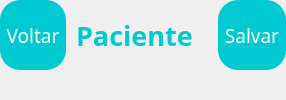
         <widget class="QFrame" name="frame_CabecalhoConsulta">
          <property name="minimumSize">
           <size>
            <width>0</width>
            <height>0</height>
           </size>
          </property>
          <property name="frameShape">
           <enum>QFrame::NoFrame</enum>
          </property>
          <property name="frameShadow">
           <enum>QFrame::Raised</enum>
          </property>
          <layout class="QHBoxLayout" name="horizontalLayout_39">
           <property name="spacing">
            <number>10</number>
           </property>
           <property name="leftMargin">
            <number>0</number>
           </property>
           <property name="topMargin">
            <number>0</number>
           </property>
           <property name="rightMargin">
            <number>0</number>
           </property>
           <property name="bottomMargin">
            <number>30</number>
           </property>
           <item>
            <widget class="QToolButton" name="btn_VoltarConsulta">
             <property name="sizePolicy">
              <sizepolicy hsizetype="Preferred" vsizetype="Preferred">
               <horstretch>0</horstretch>
               <verstretch>0</verstretch>
              </sizepolicy>
             </property>
             <property name="font">
              <font>
               <family>Tw Cen MT</family>
               <pointsize>14</pointsize>
              </font>
             </property>
             <property name="cursor">
              <cursorShape>PointingHandCursor</cursorShape>
             </property>
             <property name="styleSheet">
              <string notr="true">#btn_VoltarConsulta{
background-color: rgb(0, 201, 210);
border-radius: 20px;
color: White;
}

#btn_VoltarConsulta:hover{
background-color: rgb(0, 123, 127);
border-radius: 20px;
}</string>
             </property>
             <property name="text">
              <string>Voltar</string>
             </property>
             <property name="icon">
              <iconset resource="../Img/Img_Main_/Icons_Img.qrc">
               <normaloff>:/Icons/icon_Voltar.png</normaloff>:/Icons/icon_Voltar.png</iconset>
             </property>
             <property name="iconSize">
              <size>
               <width>40</width>
               <height>45</height>
              </size>
             </property>
             <property name="toolButtonStyle">
              <enum>Qt::ToolButtonTextBesideIcon</enum>
             </property>
            </widget>
           </item>
           <item>
            <widget class="QLabel" name="label_NomeDoPaciente">
             <property name="font">
              <font>
               <family>Tw Cen MT</family>
               <pointsize>20</pointsize>
               <weight>75</weight>
               <bold>true</bold>
              </font>
             </property>
             <property name="styleSheet">
              <string notr="true">#label_NomeDoPaciente{
color: rgb(0, 201, 210)
}</string>
             </property>
             <property name="text">
              <string>Paciente</string>
             </property>
            </widget>
           </item>
           <item>
            <spacer name="horizontalSpacer_18">
             <property name="orientation">
              <enum>Qt::Horizontal</enum>
             </property>
             <property name="sizeHint" stdset="0">
              <size>
               <width>15</width>
               <height>20</height>
              </size>
             </property>
            </spacer>
           </item>
           <item>
            <widget class="QToolButton" name="btn_SalvarConsulta">
             <property name="sizePolicy">
              <sizepolicy hsizetype="Preferred" vsizetype="Preferred">
               <horstretch>0</horstretch>
               <verstretch>0</verstretch>
              </sizepolicy>
             </property>
             <property name="font">
              <font>
               <family>Tw Cen MT</family>
               <pointsize>14</pointsize>
              </font>
             </property>
             <property name="cursor">
              <cursorShape>PointingHandCursor</cursorShape>
             </property>
             <property name="styleSheet">
              <string notr="true">#btn_SalvarConsulta{
background-color: rgb(0, 201, 210);
border-radius: 20px;
color: White;
}

#btn_SalvarConsulta:hover{
background-color: rgb(0, 123, 127);
border-radius: 20px;
}</string>
             </property>
             <property name="text">
              <string>Salvar</string>
             </property>
             <property name="icon">
              <iconset resource="../Img/Img_Main_/Icons_Img.qrc">
               <normaloff>:/Icons/icon_Salvar.png</normaloff>:/Icons/icon_Salvar.png</iconset>
             </property>
             <property name="iconSize">
              <size>
               <width>40</width>
               <height>45</height>
              </size>
             </property>
             <property name="toolButtonStyle">
              <enum>Qt::ToolButtonTextBesideIcon</enum>
             </property>
            </widget>
           </item>
          </layout>
         </widget>
